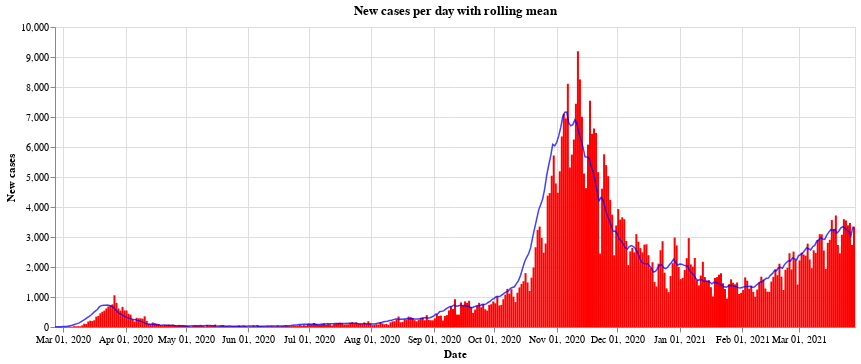

The cell this chart's notebook holds for it:
### Code cell
#collapse
bars = alt.Chart(all_austria).mark_bar(
    color='red',
    opacity=1,
    size=2
).encode(
    x=alt.X("yearmonthdate(Time):T", axis=alt.Axis(title='Date')),
    y=alt.Y("AnzahlFaelle:Q", axis=alt.Axis(title='New cases')),
)

line = alt.Chart(all_austria).mark_line(
    color='blue',
    opacity=0.75,
    size=1.5,
).transform_window(
    rolling_mean='mean(AnzahlFaelle)',
    frame=[0, 7]
).encode(x='yearmonthdate(Time):T',
         y='rolling_mean:Q'
         ).properties(title='New cases per day with rolling mean', width=800)

alt.layer(bars, line, data=all_austria)

### Figure 1 — Vega-Lite specification as saved in the notebook (floating-point values rounded to 4 significant figures; data arrays with more than 128 entries replaced by an {"elided": "..."} marker saying what was removed)
{"config": {"view": {"continuousWidth": 400, "continuousHeight": 300}}, "layer": [{"mark": {"type": "bar", "color": "red", "opacity": 1, "size": 2}, "encoding": {"x": {"type": "temporal", "axis": {"title": "Date"}, "field": "Time", "timeUnit": "yearmonthdate"}, "y": {"type": "quantitative", "axis": {"title": "New cases"}, "field": "AnzahlFaelle"}}}, {"mark": {"type": "line", "color": "blue", "opacity": 0.75, "size": 1.5}, "encoding": {"x": {"type": "temporal", "field": "Time", "timeUnit": "yearmonthdate"}, "y": {"type": "quantitative", "field": "rolling_mean"}}, "title": "New cases per day with rolling mean", "transform": [{"window": [{"op": "mean", "field": "AnzahlFaelle", "as": "rolling_mean"}], "frame": [0, 7]}], "width": 800}], "data": {"name": "data-f19ed9690ad23d8d4d4a9546703adc3e"}, "$schema": "https://vega.github.io/schema/vega-lite/v4.8.1.json", "datasets": {"data-f19ed9690ad23d8d4d4a9546703adc3e": {"elided": "397 records"}}}
